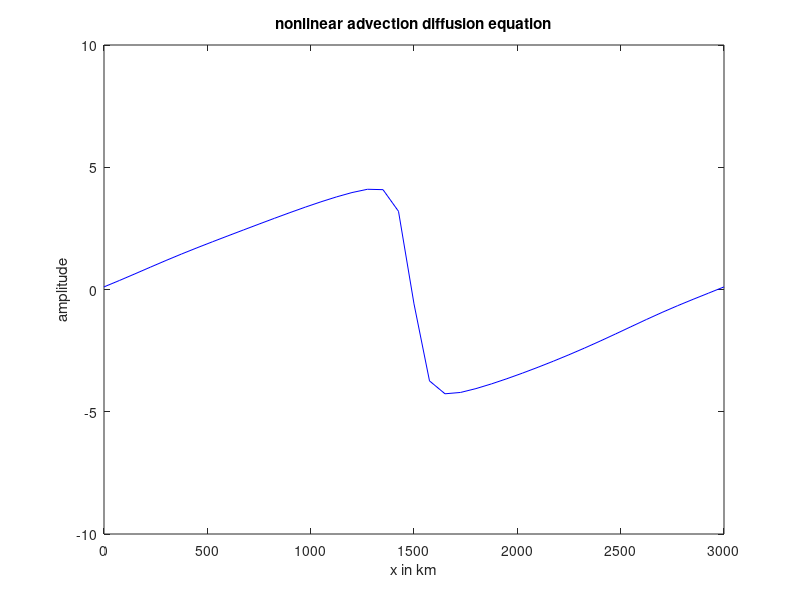

The MATLAB script that drew this image:
% MATLAB script:  nonlinear_advect_diffuse.m
% Numerical solution for 1-d nonlinear advection-diffusion equation.
% Initial wind has sinusoidal distribution.
% Change Nxl to examine dependence of amplitude and phase errors on 
% number of grid intervals per wavelength.
clear all
close all
Nxl = 40;
Lx = 3.e6;                    % length of domain
Nx = Nxl+1;                  % number of grid points  
x = linspace(0,Lx,Nx);
k = 2*pi/Lx;                 % wavenumber of sinusoidal disturbance
dx = Lx/Nxl;                 % grid increment in x  (m)
u = 5*sin(k*x);              % initial velocity distribution (m/s)
dt = 1200;                   % time step in seconds
Kd = 2e5;                    % diffusion coefficient
S = fix(48*3600)/dt;         % time steps for 2 day simulation
dtdx = dt/dx;
r = 2*Kd*dt/dx^2;

t = 0;
%Begin time looping with forward step  
un(2:Nxl) = u(2:Nxl)-dtdx/2*(u(2:Nxl).*u(3:Nx)-u(1:Nx-2))...
    +r/2*(u(3:Nx)-2*u(2:Nxl)+u(1:Nx-2));        % interior points
un(1) = u(1)-dtdx/2*u(1)*(u(2)-u(Nxl))...
    +r/2*(u(2)-2*u(1)+u(Nxl));                  % boundary points
un(Nx) = un(1);
u0 = u;
u = un;
for s = 2:S
    un(2:Nxl) = u0(2:Nxl)-dtdx.*u(2:Nxl).*(u(3:Nx)-u(1:Nx-2))...
        +r*(u0(3:Nx)-2*u0(2:Nxl)+u0(1:Nx-2));   % interior points
    un(1) = u0(1)-dtdx*u(1)*(u(2)-u(Nxl))...
        +r*(u0(2)-2*u0(1)+u0(Nxl));             % boundary points
    un(Nx) = un(1);
    
    t = t+dt;
    u0 = u;                             % update for new time t - dt
    u = un;                             % update for new time t
    
    figure(1)
    
    plot(x/1000,u,'b'),
    xlabel('x in km'), ylabel('amplitude')
    axis([0 3000 -10 10])
    title('nonlinear advection diffusion equation')
end